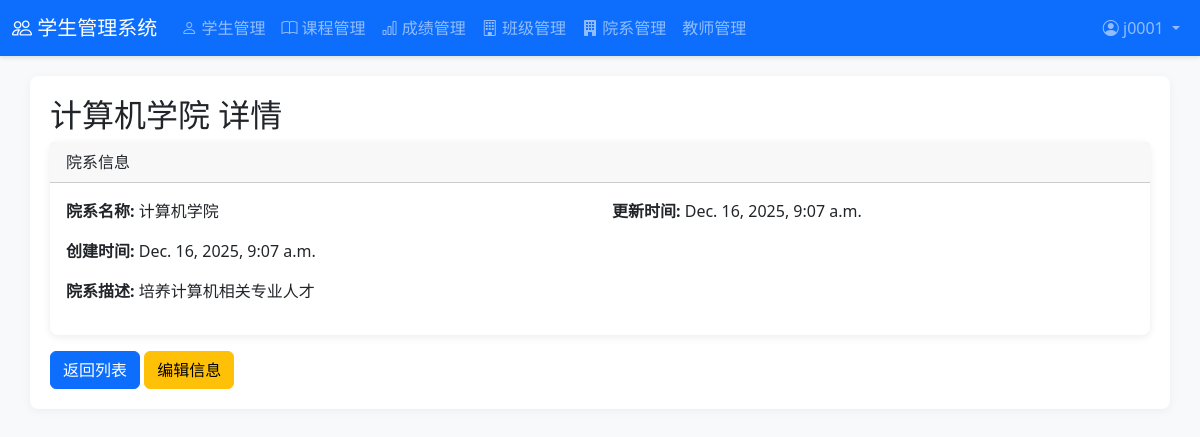
Screenshot of /departments/1/ (signed in) with the database file from the repository.
### students/models.py (models this page shows, shortened)
class Department(models.Model):
    name = models.CharField(max_length=100, verbose_name='院系名称')
    description = models.TextField(blank=True, verbose_name='院系描述')
    created_at = models.DateTimeField(auto_now_add=True, verbose_name='创建时间')
    updated_at = models.DateTimeField(auto_now=True, verbose_name='更新时间')
    class Meta:
        verbose_name = '院系'
        verbose_name_plural = '院系'

### students/views.py (the view)
# urls.py: path('departments/<int:pk>/', views.department_detail, name='department_detail'),
@login_required
@user_passes_test(is_admin_or_teacher)
def department_detail(request, pk):
    department = Department.objects.get(pk=pk)
    return render(request, 'students/department_detail.html', {'department': department})

### students/views.py (called while the page is built)
def is_admin_or_teacher(user):
    return user.is_superuser or hasattr(user, 'teacher')

### students/templates/students/department_detail.html
{% extends 'students/base.html' %}
{% block content %}
    <h2>{{ department.name }} 详情</h2>
    <div class="card mb-3">
        <div class="card-header">
            院系信息
        </div>
        <div class="card-body">
            <div class="row">
                <div class="col-md-6">
                    <p><strong>院系名称:</strong> {{ department.name }}</p>
                    <p><strong>创建时间:</strong> {{ department.created_at }}</p>
                </div>
                <div class="col-md-6">
                    <p><strong>更新时间:</strong> {{ department.updated_at }}</p>
                </div>
            </div>
            <p><strong>院系描述:</strong> {{ department.description }}</p>
        </div>
    </div>
    <a href="{% url 'department_list' %}" class="btn btn-primary">返回列表</a>
    <a href="{% url 'department_update' department.pk %}" class="btn btn-warning">编辑信息</a>
{% endblock %}

### students/templates/students/base.html (shortened to what this page needs)
<!DOCTYPE html>
<html lang="zh-CN">
<head>
    <link rel="stylesheet" href="https://cdn.jsdelivr.net/npm/bootstrap@5.3.0/dist/css/bootstrap.min.css">
</head>
<body>
    <nav class="navbar navbar-expand-lg navbar-dark bg-primary">
        <div class="container-fluid">
            <a class="navbar-brand" href="{% url 'home' %}">
                <i class="bi bi-people"></i> 学生管理系统
            </a>
            <div class="collapse navbar-collapse" id="navbarNav">
                <ul class="navbar-nav me-auto mb-2 mb-lg-0">
                    {% if user.is_superuser or user.teacher %}
                        <li class="nav-item">
                            <a class="nav-link {% if request.resolver_match.url_name == 'student_list' %}active{% endif %}" href="{% url 'student_list' %}">
                                <i class="bi bi-person"></i> 学生管理
                            </a>
                        </li>
                        <li class="nav-item">
                            <a class="nav-link {% if request.resolver_match.url_name == 'course_list' %}active{% endif %}" href="{% url 'course_list' %}">
                                <i class="bi bi-book"></i> 课程管理
                            </a>
                        </li>
                        <li class="nav-item">
                            <a class="nav-link {% if request.resolver_match.url_name == 'score_list' %}active{% endif %}" href="{% url 'score_list' %}">
                                <i class="bi bi-bar-chart"></i> 成绩管理
                            </a>
                        </li>
                        <li class="nav-item">
                            <a class="nav-link {% if request.resolver_match.url_name == 'class_list' %}active{% endif %}" href="{% url 'class_list' %}">
                                <i class="bi bi-building"></i> 班级管理
                            </a>
                        </li>
                        <li class="nav-item">
                            <a class="nav-link {% if request.resolver_match.url_name == 'department_list' %}active{% endif %}" href="{% url 'department_list' %}">
                                <i class="bi bi-building-fill"></i> 院系管理
                            </a>
                        </li>
                        <li class="nav-item">
                            <a class="nav-link {% if request.resolver_match.url_name == 'teacher_list' %}active{% endif %}" href="{% url 'teacher_list' %}">
                                 教师管理
                            </a>
                        </li>
                    {% endif %}
                </ul>
                <ul class="navbar-nav">
                    {% if user.is_authenticated %}
                        <li class="nav-item dropdown">
                            <a class="nav-link dropdown-toggle" href="#" role="button" data-bs-toggle="dropdown" aria-expanded="false">
                                <i class="bi bi-person-circle"></i> {{ user.username }}
                            </a>
                        </li>
                    {% else %}
                        <li class="nav-item">
                            <a class="nav-link" href="{% url 'login' %}">
                                <i class="bi bi-box-arrow-in-right"></i> 登录
                            </a>
                        </li>
                    {% endif %}
                </ul>
            </div>
        </div>
    </nav>
    <div class="container">
        {% block content %}
        {% endblock %}
    </div>
    <link rel="stylesheet" href="https://cdn.jsdelivr.net/npm/bootstrap-icons@1.10.5/font/bootstrap-icons.css">
</body>
</html>

### students/templates/students/base.html (style rules this page uses)
body { background-color: #f8f9fa; }
.navbar { box-shadow: 0 2px 4px rgba(0, 0, 0, 0.1); }
.container { background-color: white; border-radius: 8px; box-shadow: 0 2px 10px rgba(0, 0, 0, 0.05); padding: 20px; margin-top: 20px; margin-bottom: 20px; }
.card { border: none; border-radius: 8px; box-shadow: 0 2px 8px rgba(0, 0, 0, 0.08); transition: transform 0.2s, box-shadow 0.2s; }
.btn { border-radius: 6px; font-weight: 500; transition: all 0.2s; }

### rows the page displays
Department: name "计算机学院", created_at "Dec. 16, 2025, 9:07 a.m.", updated_at "Dec. 16, 2025, 9:07 a.m.", description "培养计算机相关专业人才"

### other values shown
{{ user.username }} "j0001"
